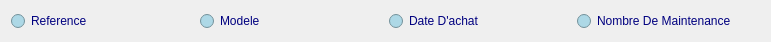
       <widget class="QWidget" name="layoutWidget">
        <property name="geometry">
         <rect>
          <x>120</x>
          <y>50</y>
          <width>771</width>
          <height>30</height>
         </rect>
        </property>
        <layout class="QHBoxLayout" name="horizontalLayout">
         <item>
          <widget class="QRadioButton" name="radioButton_tri_ref">
           <property name="palette">
            <palette>
             <active>
              <colorrole role="WindowText">
               <brush brushstyle="SolidPattern">
                <color alpha="255">
                 <red>0</red>
                 <green>0</green>
                 <blue>127</blue>
                </color>
               </brush>
              </colorrole>
              <colorrole role="Button">
               <brush brushstyle="SolidPattern">
                <color alpha="255">
                 <red>173</red>
                 <green>216</green>
                 <blue>230</blue>
                </color>
               </brush>
              </colorrole>
              <colorrole role="Base">
               <brush brushstyle="SolidPattern">
                <color alpha="255">
                 <red>173</red>
                 <green>216</green>
                 <blue>230</blue>
                </color>
               </brush>
              </colorrole>
              <colorrole role="Window">
               <brush brushstyle="SolidPattern">
                <color alpha="255">
                 <red>173</red>
                 <green>216</green>
                 <blue>230</blue>
                </color>
               </brush>
              </colorrole>
             </active>
             <inactive>
              <colorrole role="WindowText">
               <brush brushstyle="SolidPattern">
                <color alpha="255">
                 <red>0</red>
                 <green>0</green>
                 <blue>127</blue>
                </color>
               </brush>
              </colorrole>
              <colorrole role="Button">
               <brush brushstyle="SolidPattern">
                <color alpha="255">
                 <red>173</red>
                 <green>216</green>
                 <blue>230</blue>
                </color>
               </brush>
              </colorrole>
              <colorrole role="Base">
               <brush brushstyle="SolidPattern">
                <color alpha="255">
                 <red>173</red>
                 <green>216</green>
                 <blue>230</blue>
                </color>
               </brush>
              </colorrole>
              <colorrole role="Window">
               <brush brushstyle="SolidPattern">
                <color alpha="255">
                 <red>173</red>
                 <green>216</green>
                 <blue>230</blue>
                </color>
               </brush>
              </colorrole>
             </inactive>
             <disabled>
              <colorrole role="WindowText">
               <brush brushstyle="SolidPattern">
                <color alpha="255">
                 <red>120</red>
                 <green>120</green>
                 <blue>120</blue>
                </color>
               </brush>
              </colorrole>
              <colorrole role="Button">
               <brush brushstyle="SolidPattern">
                <color alpha="255">
                 <red>173</red>
                 <green>216</green>
                 <blue>230</blue>
                </color>
               </brush>
              </colorrole>
              <colorrole role="Base">
               <brush brushstyle="SolidPattern">
                <color alpha="255">
                 <red>173</red>
                 <green>216</green>
                 <blue>230</blue>
                </color>
               </brush>
              </colorrole>
              <colorrole role="Window">
               <brush brushstyle="SolidPattern">
                <color alpha="255">
                 <red>173</red>
                 <green>216</green>
                 <blue>230</blue>
                </color>
               </brush>
              </colorrole>
             </disabled>
            </palette>
           </property>
           <property name="text">
            <string>Reference</string>
           </property>
          </widget>
         </item>
         <item>
          <widget class="QRadioButton" name="radioButton_tri_modele">
           <property name="palette">
            <palette>
             <active>
              <colorrole role="WindowText">
               <brush brushstyle="SolidPattern">
                <color alpha="255">
                 <red>0</red>
                 <green>0</green>
                 <blue>127</blue>
                </color>
               </brush>
              </colorrole>
              <colorrole role="Button">
               <brush brushstyle="SolidPattern">
                <color alpha="255">
                 <red>173</red>
                 <green>216</green>
                 <blue>230</blue>
                </color>
               </brush>
              </colorrole>
              <colorrole role="Base">
               <brush brushstyle="SolidPattern">
                <color alpha="255">
                 <red>173</red>
                 <green>216</green>
                 <blue>230</blue>
                </color>
               </brush>
              </colorrole>
              <colorrole role="Window">
               <brush brushstyle="SolidPattern">
                <color alpha="255">
                 <red>173</red>
                 <green>216</green>
                 <blue>230</blue>
                </color>
               </brush>
              </colorrole>
             </active>
             <inactive>
              <colorrole role="WindowText">
               <brush brushstyle="SolidPattern">
                <color alpha="255">
                 <red>0</red>
                 <green>0</green>
                 <blue>127</blue>
                </color>
               </brush>
              </colorrole>
              <colorrole role="Button">
               <brush brushstyle="SolidPattern">
                <color alpha="255">
                 <red>173</red>
                 <green>216</green>
                 <blue>230</blue>
                </color>
               </brush>
              </colorrole>
              <colorrole role="Base">
               <brush brushstyle="SolidPattern">
                <color alpha="255">
                 <red>173</red>
                 <green>216</green>
                 <blue>230</blue>
                </color>
               </brush>
              </colorrole>
              <colorrole role="Window">
               <brush brushstyle="SolidPattern">
                <color alpha="255">
                 <red>173</red>
                 <green>216</green>
                 <blue>230</blue>
                </color>
               </brush>
              </colorrole>
             </inactive>
             <disabled>
              <colorrole role="WindowText">
               <brush brushstyle="SolidPattern">
                <color alpha="255">
                 <red>120</red>
                 <green>120</green>
                 <blue>120</blue>
                </color>
               </brush>
              </colorrole>
              <colorrole role="Button">
               <brush brushstyle="SolidPattern">
                <color alpha="255">
                 <red>173</red>
                 <green>216</green>
                 <blue>230</blue>
                </color>
               </brush>
              </colorrole>
              <colorrole role="Base">
               <brush brushstyle="SolidPattern">
                <color alpha="255">
                 <red>173</red>
                 <green>216</green>
                 <blue>230</blue>
                </color>
               </brush>
              </colorrole>
              <colorrole role="Window">
               <brush brushstyle="SolidPattern">
                <color alpha="255">
                 <red>173</red>
                 <green>216</green>
                 <blue>230</blue>
                </color>
               </brush>
              </colorrole>
             </disabled>
            </palette>
           </property>
           <property name="text">
            <string>Modele</string>
           </property>
          </widget>
         </item>
         <item>
          <widget class="QRadioButton" name="radioButton_tri_date">
           <property name="palette">
            <palette>
             <active>
              <colorrole role="WindowText">
               <brush brushstyle="SolidPattern">
                <color alpha="255">
                 <red>0</red>
                 <green>0</green>
                 <blue>127</blue>
                </color>
               </brush>
              </colorrole>
              <colorrole role="Button">
               <brush brushstyle="SolidPattern">
                <color alpha="255">
                 <red>173</red>
                 <green>216</green>
                 <blue>230</blue>
                </color>
               </brush>
              </colorrole>
              <colorrole role="Base">
               <brush brushstyle="SolidPattern">
                <color alpha="255">
                 <red>173</red>
                 <green>216</green>
                 <blue>230</blue>
                </color>
               </brush>
              </colorrole>
              <colorrole role="Window">
               <brush brushstyle="SolidPattern">
                <color alpha="255">
                 <red>173</red>
                 <green>216</green>
                 <blue>230</blue>
                </color>
               </brush>
              </colorrole>
             </active>
             <inactive>
              <colorrole role="WindowText">
               <brush brushstyle="SolidPattern">
                <color alpha="255">
                 <red>0</red>
                 <green>0</green>
                 <blue>127</blue>
                </color>
               </brush>
              </colorrole>
              <colorrole role="Button">
               <brush brushstyle="SolidPattern">
                <color alpha="255">
                 <red>173</red>
                 <green>216</green>
                 <blue>230</blue>
                </color>
               </brush>
              </colorrole>
              <colorrole role="Base">
               <brush brushstyle="SolidPattern">
                <color alpha="255">
                 <red>173</red>
                 <green>216</green>
                 <blue>230</blue>
                </color>
               </brush>
              </colorrole>
              <colorrole role="Window">
               <brush brushstyle="SolidPattern">
                <color alpha="255">
                 <red>173</red>
                 <green>216</green>
                 <blue>230</blue>
                </color>
               </brush>
              </colorrole>
             </inactive>
             <disabled>
              <colorrole role="WindowText">
               <brush brushstyle="SolidPattern">
                <color alpha="255">
                 <red>120</red>
                 <green>120</green>
                 <blue>120</blue>
                </color>
               </brush>
              </colorrole>
              <colorrole role="Button">
               <brush brushstyle="SolidPattern">
                <color alpha="255">
                 <red>173</red>
                 <green>216</green>
                 <blue>230</blue>
                </color>
               </brush>
              </colorrole>
              <colorrole role="Base">
               <brush brushstyle="SolidPattern">
                <color alpha="255">
                 <red>173</red>
                 <green>216</green>
                 <blue>230</blue>
                </color>
               </brush>
              </colorrole>
              <colorrole role="Window">
               <brush brushstyle="SolidPattern">
                <color alpha="255">
                 <red>173</red>
                 <green>216</green>
                 <blue>230</blue>
                </color>
               </brush>
              </colorrole>
             </disabled>
            </palette>
           </property>
           <property name="text">
            <string>Date D'achat</string>
           </property>
          </widget>
         </item>
         <item>
          <widget class="QRadioButton" name="radioButton_tri_nbrmaint">
           <property name="palette">
            <palette>
             <active>
              <colorrole role="WindowText">
               <brush brushstyle="SolidPattern">
                <color alpha="255">
                 <red>0</red>
                 <green>0</green>
                 <blue>127</blue>
                </color>
               </brush>
              </colorrole>
              <colorrole role="Button">
               <brush brushstyle="SolidPattern">
                <color alpha="255">
                 <red>173</red>
                 <green>216</green>
                 <blue>230</blue>
                </color>
               </brush>
              </colorrole>
              <colorrole role="Base">
               <brush brushstyle="SolidPattern">
                <color alpha="255">
                 <red>173</red>
                 <green>216</green>
                 <blue>230</blue>
                </color>
               </brush>
              </colorrole>
              <colorrole role="Window">
               <brush brushstyle="SolidPattern">
                <color alpha="255">
                 <red>173</red>
                 <green>216</green>
                 <blue>230</blue>
                </color>
               </brush>
              </colorrole>
             </active>
             <inactive>
              <colorrole role="WindowText">
               <brush brushstyle="SolidPattern">
                <color alpha="255">
                 <red>0</red>
                 <green>0</green>
                 <blue>127</blue>
                </color>
               </brush>
              </colorrole>
              <colorrole role="Button">
               <brush brushstyle="SolidPattern">
                <color alpha="255">
                 <red>173</red>
                 <green>216</green>
                 <blue>230</blue>
                </color>
               </brush>
              </colorrole>
              <colorrole role="Base">
               <brush brushstyle="SolidPattern">
                <color alpha="255">
                 <red>173</red>
                 <green>216</green>
                 <blue>230</blue>
                </color>
               </brush>
              </colorrole>
              <colorrole role="Window">
               <brush brushstyle="SolidPattern">
                <color alpha="255">
                 <red>173</red>
                 <green>216</green>
                 <blue>230</blue>
                </color>
               </brush>
              </colorrole>
             </inactive>
             <disabled>
              <colorrole role="WindowText">
               <brush brushstyle="SolidPattern">
                <color alpha="255">
                 <red>120</red>
                 <green>120</green>
                 <blue>120</blue>
                </color>
               </brush>
              </colorrole>
              <colorrole role="Button">
               <brush brushstyle="SolidPattern">
                <color alpha="255">
                 <red>173</red>
                 <green>216</green>
                 <blue>230</blue>
                </color>
               </brush>
              </colorrole>
              <colorrole role="Base">
               <brush brushstyle="SolidPattern">
                <color alpha="255">
                 <red>173</red>
                 <green>216</green>
                 <blue>230</blue>
                </color>
               </brush>
              </colorrole>
              <colorrole role="Window">
               <brush brushstyle="SolidPattern">
                <color alpha="255">
                 <red>173</red>
                 <green>216</green>
                 <blue>230</blue>
                </color>
               </brush>
              </colorrole>
             </disabled>
            </palette>
           </property>
           <property name="text">
            <string>Nombre De Maintenance</string>
           </property>
          </widget>
         </item>
        </layout>
       </widget>
